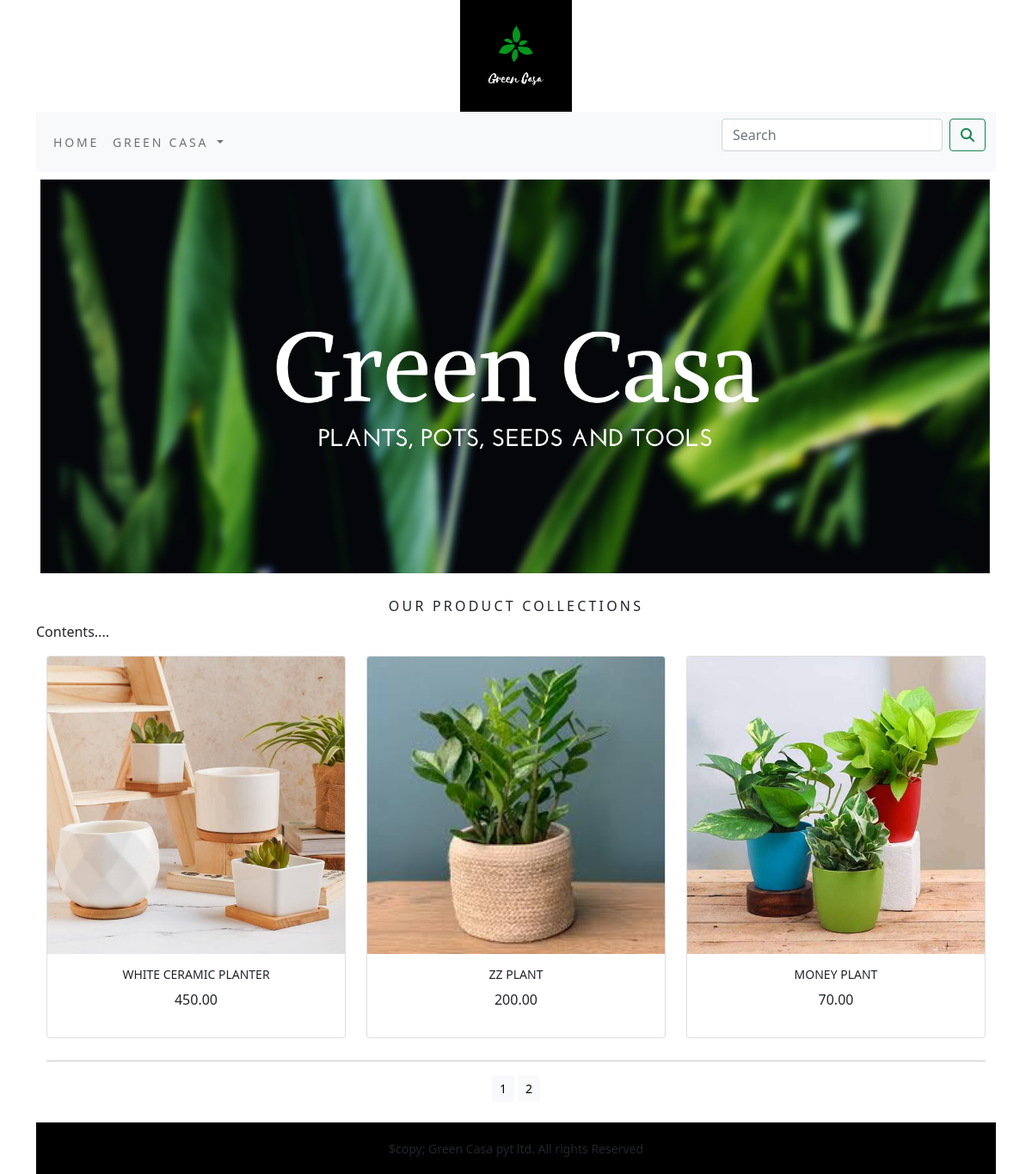
Screenshot of /greencasaapp/?page=2 with the database file from the repository.
### greencasaapp/models.py (models this page shows, shortened)
class Product(models.Model):
    name = models.CharField(max_length=250, unique=True)
    slug = models.SlugField(max_length=250, unique=True)
    description = models.TextField(blank=True)
    price = models.DecimalField(max_digits=10, decimal_places=2)
    category = models.ForeignKey(Category, on_delete=models.CASCADE)
    image = models.ImageField(upload_to='product', blank=True)
    stock = models.IntegerField()
    available = models.BooleanField(default=True)
    created = models.DateTimeField(auto_now_add=True)
    updated = models.DateTimeField(auto_now=True)
    def get_url(self):
        return reverse('greencasaapp:prodCatDetail', args=[self.category.slug,self.slug])
    class Meta:
        ordering = ('name',)
        verbose_name = 'product'
        verbose_name_plural = 'products'

### greencasaapp/views.py (the view)
# urls.py: path('', views.allProdCat, name='allProdCat'),
def allProdCat(request, c_slug=None):
    c_page = None
    products_list = None
    if c_slug != None:
        c_page = get_object_or_404(Category, slug=c_slug)
        products_list = Product.objects.all().filter(category=c_page, available=True)
    else:
        products_list = Product.objects.all().filter(available=True)
    paginator = Paginator(products_list, 6)
    try:
        page = int(request.GET.get('page', '1'))
    except:
        page = 1
    try:
        products = paginator.page(page)
    except (EmptyPage, InvalidPage):
        products = paginator.page(paginator.num_pages)
    return render(request, 'category.html', {'category': c_page, 'products': products})

### cart/context_processors.py (called while the page is built)
def counter(request):
    item_count=0
    if 'admin' in request.path:
        return {}
    else:
        try:
            cart=Cart.objects.filter(cart_id=_cart_id(request))
            cart_items=CartItem.objects.all().filter(cart=cart[:1])
            for cart_item in cart_items:
                item_count += cart_item.quantity
        except Cart.DoesNotExists:
            item_count = 0
    return dict(item_count=item_count)

### cart/views.py (called while the page is built)
def _cart_id(request):
    cart = request.session.session_key
    if not cart:
        cart = request.session.create()
    return cart

### greencasaapp/context_processors.py (called while the page is built)
def menu_links(request):
    links=Category.objects.all()
    return dict(links=links)

### greencasaapp/models.py (called while the page is built)
    def get_url(self):
        return reverse('greencasaapp:product_by_category', args=[self.slug])

### templates/category.html (shortened to what this page needs)
{% extends 'base.html' %}
{% load static %}
{% block content %}
<div class="mx_auto">
    {% if category %}
    <img  class="my_image" src="{{category.image.url}}" alt="{{category.name}}">
</div>
   <br>
<div>
        <h1 class="text-center">{{category.name}}</h1>
        <p class="text=justify">{{category.description}}</p>
</div>
    {% else %}
<div>
<img class="my_image my_image_padding" src="{% static 'img/banner.jpg' %}" alt="Our product" >
</div>
<br>
<div>
    <h1 class="text-center my_title  ">Our Product collections</h1>
    <p class="text-justify">Contents....</p>
</div>
{% endif %}
<div class="container">
    <div class="row mx_auto" >
        {% for product in products.object_list %}
        <div class="my_bottom_margin col-9 col-sm-12  col-md-4 col-lg-4">
            <div class="card text-center" style="min-width:18rem;">
                <a href="{{product.get_url}}"><img class="card-img-top my_image" src="{{product.image.url}}" alt="{{product.name}}"></a>
                <div class="card-body">
                    <h4>{{product.name}}</h4>
                    <p>{{product.price}}</p>
                </div>
            </div>
        </div>
            {% endfor %}
    </div>
    <div class="mx_auto">
        {% if products.paginator.num_pages > 1 %}
        <hr>
        <div class="text-center">
            {% for pg in products.paginator.page_range %}
                <a href="?page={{pg}}" class="btn btn-light btn-sm {% if products.number == pg %} active{% endif %}"}>{{pg}}</a>
            {% endfor %}
        </div>
        {% endif %}
    </div>
    <br>
</div>
{% endblock %}

### static/css/custom.css (style rules this page uses)
body { font-family: 'Noto Serif', serif; }
.my_image { width:100%; height:auto; }
.my_title { font-size:16px; text-transform:uppercase; letter-spacing:.2em; }
.my_image_padding { padding:5px; }
.my_bottom_margin { margin-bottom:10px; }
.card-body h4 { font-size:14px; text-transform:uppercase; letter-spacing:.2em'' }

### rows the page displays
Product: image (picture), name "WHITE CERAMIC PLANTER", price "450.00"
Product: image (picture), name "ZZ PLANT", price "200.00"
Product: image (picture), name "MONEY PLANT", price "70.00"

### other values shown
{{ pg }} "1" "2"
